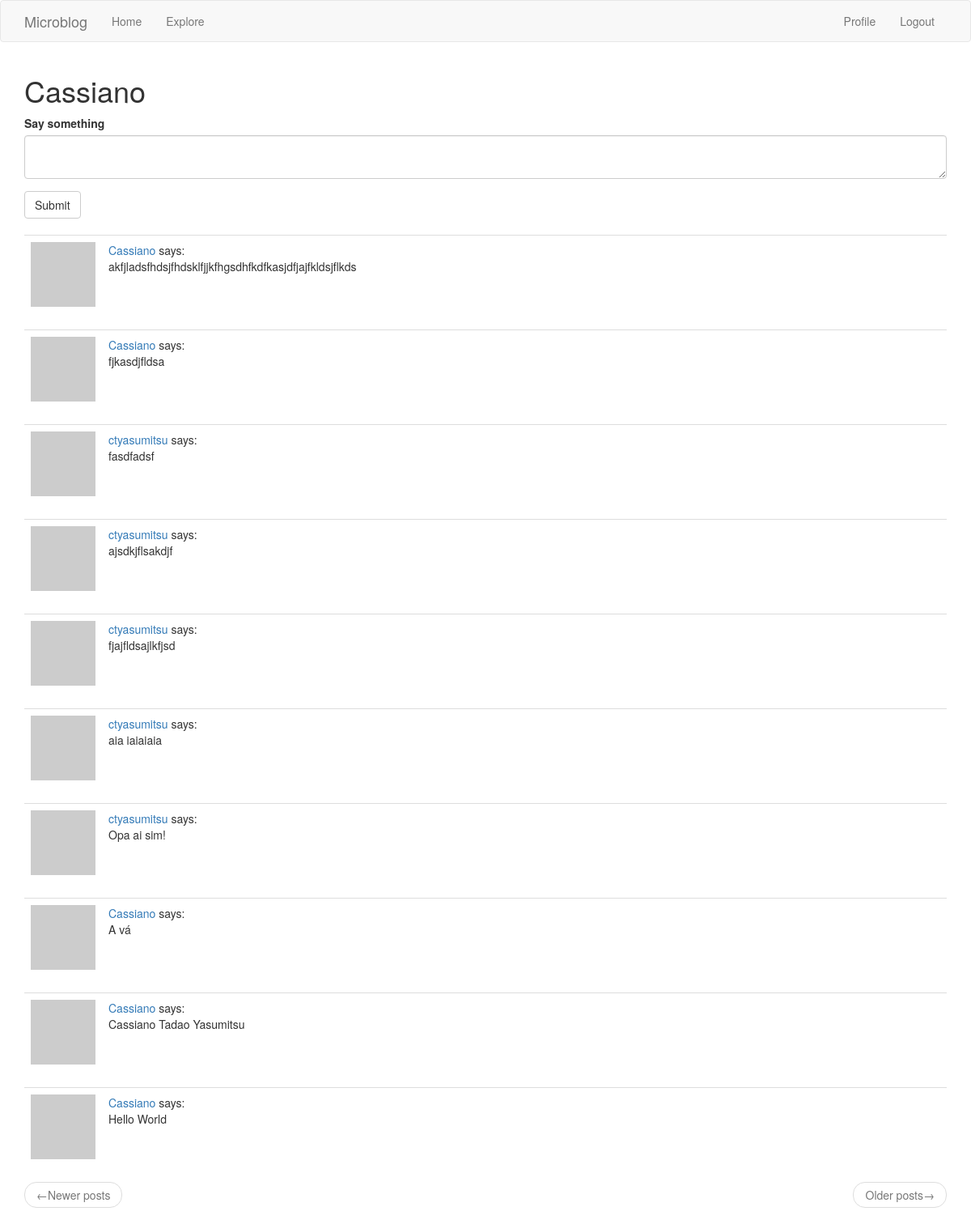
The page /index (signed in) on the database its author committed.
### app/models.py (models this page shows, shortened)
class User(UserMixin, db.Model):
    id = db.Column(db.Integer, primary_key=True)
    username = db.Column(db.String(64), index=True, unique=True)
    email = db.Column(db.String(120), index=True, unique=True)
    password_hash = db.Column(db.String(128))
    posts = db.relationship('Post', backref='author', lazy='dynamic')
    about_me = db.Column(db.String(140))
    last_seen = db.Column(db.DateTime, default=datetime.utcnow)
    followed = db.relationship(
        'User', secondary=followers,
        primaryjoin=(followers.c.follower_id == id),
        secondaryjoin=(followers.c.followed_id == id),
        backref=db.backref('followers', lazy='dynamic'), lazy='dynamic')
    def avatar(self, size):
        digest = md5(self.email.lower().encode('utf-8')).hexdigest()
        return 'https://www.gravatar.com/avatar/{}?d=identicon&s={}'.format(
            digest, size)
    def followed_posts(self):
        followed = Post.query.join(
            followers, (followers.c.followed_id == Post.user_id)).filter(
                followers.c.follower_id == self.id)
        own = Post.query.filter_by(user_id=self.id)
        return followed.union(own).order_by(Post.timestamp.desc())

class Post(db.Model):
    id = db.Column(db.Integer, primary_key=True)
    body = db.Column(db.String(140))
    timestamp = db.Column(db.DateTime, index=True, default=datetime.utcnow)
    user_id = db.Column(db.Integer, db.ForeignKey('user.id'))

### app/routes.py (the view)
@app.route('/', methods=['GET', 'POST'])
@app.route('/index', methods=['GET', 'POST'])
@login_required
def index():
    form = PostForm()
    if form.validate_on_submit():
        post = Post(body=form.post.data, author=current_user)
        db.session.add(post)
        db.session.commit()
        flash('Your post is now live!')
        return redirect(url_for('index'))
    page = request.args.get('page', 1, type=int)
    posts = current_user.followed_posts().paginate(
        page=page, per_page=app.config['POSTS_PER_PAGE'], error_out=False)
    next_url = url_for('index', page=posts.next_num) \
        if posts.has_next else None
    prev_url = url_for('index', page=posts.prev_num) \
        if posts.has_prev else None
    return render_template('index.html', title='Home', form=form,
                           posts=posts.items, next_url=next_url, prev_url=prev_url)

### app/forms.py
class PostForm(FlaskForm):
    post = TextAreaField('Say something', validators=[
        DataRequired(), Length(min=1, max=140)
    ])
    submit = SubmitField('Submit')

### app/models.py (called while the page is built)
@login.user_loader
def load_user(id):
    return User.query.get(int(id))

### app/routes.py (called while the page is built)
@app.before_request
def before_request():
    if current_user.is_authenticated:
        current_user.last_seen = datetime.utcnow()
        db.session.commit()

### app/templates/index.html
{% extends "base.html" %} {% import 'bootstrap/wtf.html' as wtf %} {% block
app_content %}
<h1>{{ current_user.username }}</h1>
{% if form %} {{ wtf.quick_form(form) }}
<br />
{% endif %} {% for post in posts %} {% include '_post.html' %} {% endfor %}
<nav aria-label="...">
  <ul class="pager">
    <li class="previous{% if not prev_url %} disabled{% endif %}">
      <a href="{{ prev_url or '#' }}">
        <span aria-hidden="true">&larr;</span>Newer posts
      </a>
    </li>
    <li class="next{% if not next_url %} disabled{% endif %}">
      <a href="{{ next_url or '#' }}">
        Older posts<span aria-hidden="true">&rarr;</span>
      </a>
    </li>
  </ul>
</nav>
{% endblock %}

### app/templates/_post.html
<table class="table table-hover">
  <tr>
    <td width="70px">
      <a href="{{ url_for('user', username=post.author.username) }}">
        <img src="{{ post.author.avatar(70) }}" />
      </a>
    </td>
    <td>
      <a href="{{ url_for('user', username=post.author.username) }}">
        {{ post.author.username }}
      </a>
      says:
      <br />
      {{ post.body }}
    </td>
  </tr>
</table>

### rows shown on the page
User: username "Cassiano"
Post: author.username "Cassiano", body "akfjladsfhdsjfhdsklfjjkfhgsdhfkdfkasjdfjajfkldsjflkds"
Post: author.username "Cassiano", body "fjkasdjfldsa"
Post: author.username "ctyasumitsu", body "fasdfadsf"
Post: author.username "ctyasumitsu", body "ajsdkjflsakdjf"
Post: author.username "ctyasumitsu", body "fjajfldsajlkfjsd"
Post: author.username "ctyasumitsu", body "aia iaiaiaia"
Post: author.username "ctyasumitsu", body "Opa ai sim!"
Post: author.username "Cassiano", body "A vá"
Post: author.username "Cassiano", body "Cassiano Tadao Yasumitsu"
Post: author.username "Cassiano", body "Hello World"
